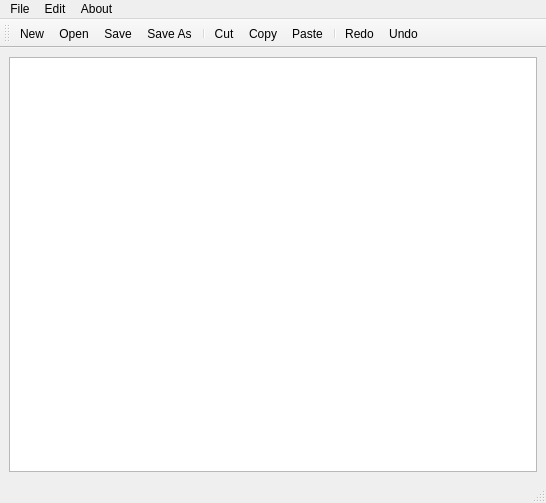
<?xml version="1.0" encoding="UTF-8"?>
<ui version="4.0">
 <class>MainWindow</class>
 <widget class="QMainWindow" name="MainWindow">
  <property name="geometry">
   <rect>
    <x>0</x>
    <y>0</y>
    <width>546</width>
    <height>503</height>
   </rect>
  </property>
  <property name="windowTitle">
   <string>MainWindow</string>
  </property>
  <widget class="QWidget" name="centralwidget">
   <layout class="QHBoxLayout" name="horizontalLayout">
    <item>
     <widget class="QTextEdit" name="textEdit"/>
    </item>
   </layout>
  </widget>
  <widget class="QMenuBar" name="menubar">
   <property name="geometry">
    <rect>
     <x>0</x>
     <y>0</y>
     <width>546</width>
     <height>22</height>
    </rect>
   </property>
   <widget class="QMenu" name="menuFile">
    <property name="title">
     <string>File</string>
    </property>
    <addaction name="actionNew"/>
    <addaction name="actionOpen"/>
    <addaction name="separator"/>
    <addaction name="actionSave"/>
    <addaction name="actionSave_As"/>
    <addaction name="separator"/>
    <addaction name="actionPrint"/>
    <addaction name="separator"/>
    <addaction name="actionExit"/>
   </widget>
   <widget class="QMenu" name="menuEdit">
    <property name="title">
     <string>Edit</string>
    </property>
    <addaction name="actionCut"/>
    <addaction name="actionCopy"/>
    <addaction name="actionPaste"/>
    <addaction name="separator"/>
    <addaction name="actionRedo"/>
    <addaction name="actionUndo"/>
    <addaction name="separator"/>
    <addaction name="actionFont"/>
    <addaction name="actionColor"/>
   </widget>
   <widget class="QMenu" name="menuAbout">
    <property name="title">
     <string>About</string>
    </property>
    <addaction name="actionAbout_Notepad"/>
   </widget>
   <addaction name="menuFile"/>
   <addaction name="menuEdit"/>
   <addaction name="menuAbout"/>
  </widget>
  <widget class="QStatusBar" name="statusbar"/>
  <widget class="QToolBar" name="toolBar">
   <property name="windowTitle">
    <string>toolBar</string>
   </property>
   <attribute name="toolBarArea">
    <enum>TopToolBarArea</enum>
   </attribute>
   <attribute name="toolBarBreak">
    <bool>false</bool>
   </attribute>
   <addaction name="actionNew"/>
   <addaction name="actionOpen"/>
   <addaction name="actionSave"/>
   <addaction name="actionSave_As"/>
   <addaction name="separator"/>
   <addaction name="actionCut"/>
   <addaction name="actionCopy"/>
   <addaction name="actionPaste"/>
   <addaction name="separator"/>
   <addaction name="actionRedo"/>
   <addaction name="actionUndo"/>
  </widget>
  <action name="actionNew">
   <property name="text">
    <string>New</string>
   </property>
  </action>
  <action name="actionOpen">
   <property name="text">
    <string>Open</string>
   </property>
  </action>
  <action name="actionSave">
   <property name="text">
    <string>Save</string>
   </property>
  </action>
  <action name="actionSave_As">
   <property name="text">
    <string>Save As</string>
   </property>
  </action>
  <action name="actionExit">
   <property name="text">
    <string>Exit</string>
   </property>
  </action>
  <action name="actionCut">
   <property name="text">
    <string>Cut</string>
   </property>
  </action>
  <action name="actionCopy">
   <property name="text">
    <string>Copy</string>
   </property>
  </action>
  <action name="actionPaste">
   <property name="text">
    <string>Paste</string>
   </property>
  </action>
  <action name="actionRedo">
   <property name="text">
    <string>Redo</string>
   </property>
  </action>
  <action name="actionUndo">
   <property name="text">
    <string>Undo</string>
   </property>
  </action>
  <action name="actionAbout_Notepad">
   <property name="text">
    <string>About Notepad</string>
   </property>
  </action>
  <action name="actionFont">
   <property name="text">
    <string>Font</string>
   </property>
  </action>
  <action name="actionColor">
   <property name="text">
    <string>Color</string>
   </property>
  </action>
  <action name="actionPrint">
   <property name="text">
    <string>Print</string>
   </property>
  </action>
 </widget>
 <resources/>
 <connections/>
</ui>
